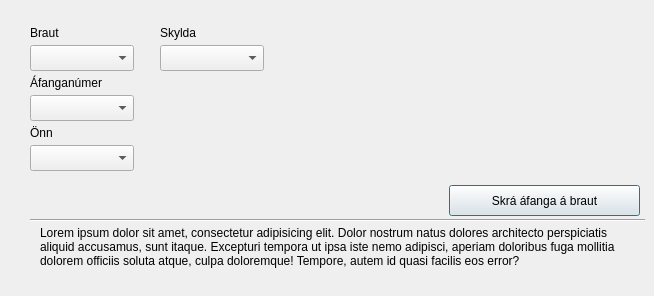
      <widget class="QWidget" name="trackCoursesTabCreate">
       <attribute name="title">
        <string>Áfangi á braut</string>
       </attribute>
       <widget class="Line" name="line_7">
        <property name="geometry">
         <rect>
          <x>30</x>
          <y>210</y>
          <width>615</width>
          <height>20</height>
         </rect>
        </property>
        <property name="orientation">
         <enum>Qt::Horizontal</enum>
        </property>
       </widget>
       <widget class="QPushButton" name="pushButton_7">
        <property name="geometry">
         <rect>
          <x>449</x>
          <y>185</y>
          <width>191</width>
          <height>31</height>
         </rect>
        </property>
        <property name="sizePolicy">
         <sizepolicy hsizetype="Minimum" vsizetype="Fixed">
          <horstretch>0</horstretch>
          <verstretch>0</verstretch>
         </sizepolicy>
        </property>
        <property name="layoutDirection">
         <enum>Qt::LeftToRight</enum>
        </property>
        <property name="autoFillBackground">
         <bool>false</bool>
        </property>
        <property name="text">
         <string>Skrá áfanga á braut</string>
        </property>
        <property name="autoDefault">
         <bool>false</bool>
        </property>
        <property name="default">
         <bool>true</bool>
        </property>
        <property name="flat">
         <bool>false</bool>
        </property>
       </widget>
       <widget class="QLabel" name="label_10">
        <property name="geometry">
         <rect>
          <x>40</x>
          <y>226</y>
          <width>591</width>
          <height>61</height>
         </rect>
        </property>
        <property name="text">
         <string>Lorem ipsum dolor sit amet, consectetur adipisicing elit. Dolor nostrum natus dolores architecto perspiciatis aliquid accusamus, sunt itaque. Excepturi tempora ut ipsa iste nemo adipisci, aperiam doloribus fuga mollitia dolorem officiis soluta atque, culpa doloremque! Tempore, autem id quasi facilis eos error?</string>
        </property>
        <property name="textFormat">
         <enum>Qt::AutoText</enum>
        </property>
        <property name="scaledContents">
         <bool>false</bool>
        </property>
        <property name="alignment">
         <set>Qt::AlignLeading|Qt::AlignLeft|Qt::AlignTop</set>
        </property>
        <property name="wordWrap">
         <bool>true</bool>
        </property>
       </widget>
       <widget class="QLabel" name="label_27">
        <property name="geometry">
         <rect>
          <x>30</x>
          <y>70</y>
          <width>101</width>
          <height>20</height>
         </rect>
        </property>
        <property name="layoutDirection">
         <enum>Qt::LeftToRight</enum>
        </property>
        <property name="text">
         <string>Áfanganúmer</string>
        </property>
        <property name="alignment">
         <set>Qt::AlignBottom|Qt::AlignLeading|Qt::AlignLeft</set>
        </property>
       </widget>
       <widget class="QComboBox" name="comboBox_8">
        <property name="geometry">
         <rect>
          <x>30</x>
          <y>145</y>
          <width>104</width>
          <height>26</height>
         </rect>
        </property>
       </widget>
       <widget class="QComboBox" name="comboBox_10">
        <property name="geometry">
         <rect>
          <x>30</x>
          <y>95</y>
          <width>104</width>
          <height>26</height>
         </rect>
        </property>
       </widget>
       <widget class="QComboBox" name="comboBox_11">
        <property name="geometry">
         <rect>
          <x>30</x>
          <y>45</y>
          <width>104</width>
          <height>26</height>
         </rect>
        </property>
       </widget>
       <widget class="QLabel" name="label_28">
        <property name="geometry">
         <rect>
          <x>30</x>
          <y>20</y>
          <width>101</width>
          <height>20</height>
         </rect>
        </property>
        <property name="layoutDirection">
         <enum>Qt::LeftToRight</enum>
        </property>
        <property name="text">
         <string>Braut</string>
        </property>
        <property name="alignment">
         <set>Qt::AlignBottom|Qt::AlignLeading|Qt::AlignLeft</set>
        </property>
       </widget>
       <widget class="QLabel" name="label_29">
        <property name="geometry">
         <rect>
          <x>30</x>
          <y>120</y>
          <width>101</width>
          <height>20</height>
         </rect>
        </property>
        <property name="layoutDirection">
         <enum>Qt::LeftToRight</enum>
        </property>
        <property name="text">
         <string>Önn</string>
        </property>
        <property name="alignment">
         <set>Qt::AlignBottom|Qt::AlignLeading|Qt::AlignLeft</set>
        </property>
       </widget>
       <widget class="QLabel" name="label_30">
        <property name="geometry">
         <rect>
          <x>160</x>
          <y>20</y>
          <width>101</width>
          <height>20</height>
         </rect>
        </property>
        <property name="layoutDirection">
         <enum>Qt::LeftToRight</enum>
        </property>
        <property name="text">
         <string>Skylda</string>
        </property>
        <property name="alignment">
         <set>Qt::AlignBottom|Qt::AlignLeading|Qt::AlignLeft</set>
        </property>
       </widget>
       <widget class="QComboBox" name="comboBox_12">
        <property name="geometry">
         <rect>
          <x>160</x>
          <y>45</y>
          <width>104</width>
          <height>26</height>
         </rect>
        </property>
       </widget>
      </widget>
